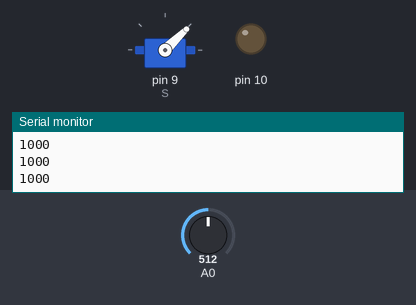
This sketch was run on a simulated Arduino Uno, built with avr-gcc and run on an emulated ATmega328P. Parts: servo, output pins drawn as LEDs (lit = HIGH), the last lines printed to the serial monitor. The test bench sets the inputs (shaded band); at power-on: A0 = 512.

Above: at 1.2 s.
1.3 s: A0 set to 716
At 2.5 s:
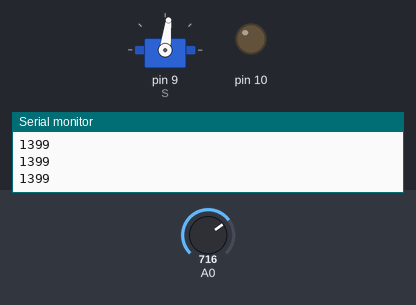
2.8 s: A0 set to 900
At 3.8 s:
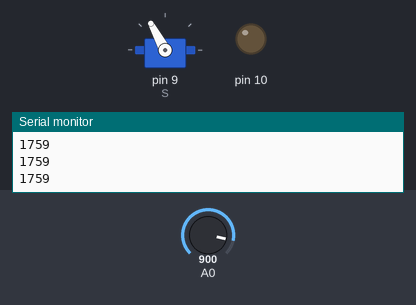
4.3 s: A0 set to 1023
At 4.8 s:
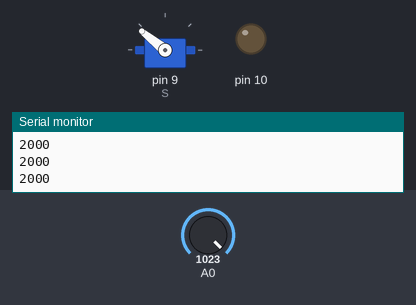
5.8 s: A0 set to 306
At 6.1 s:
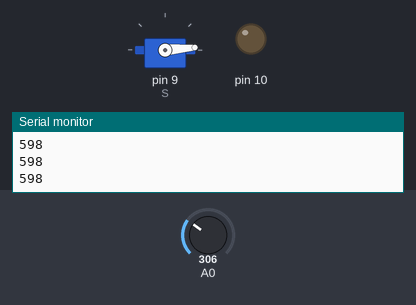
7.3 s: A0 set to 511
At 8.3 s:
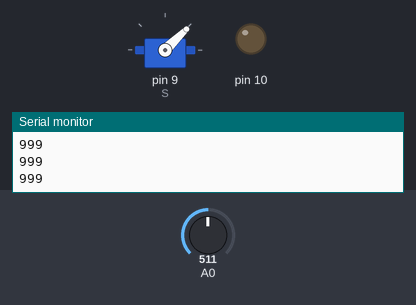
Timing chart, 0 to 9.8 s (numbered marks = the images above; inputs shaded):
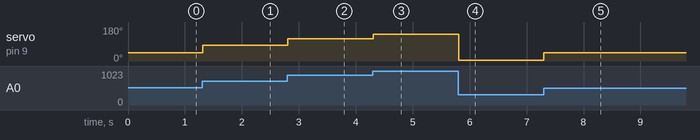

Measured:
- after the input at 1.3 s, servo on pin 9 (S): 44° → 83° at once
- after the input at 2.8 s, servo on pin 9 (S): 83° → 118° at once
- after the input at 4.3 s, servo on pin 9 (S): 118° → 141° at once
- after the input at 5.8 s, servo on pin 9 (S): 141° → 5° at once
- after the input at 7.3 s, servo on pin 9 (S): 5° → 44° at once

The sketch:

BLDCsimple.ino
```cpp
#define PPM_MAX 2000
#define PPM_MIN 1050
#include<Servo.h>


  Servo S;

void setup() {
pinMode(A0,INPUT);
pinMode(10,OUTPUT);
  S.attach(9);

Serial.begin(9600);

}

void loop() {

  int PPM=0;
  PPM=analogRead(A0);
  PPM=map(PPM,0,1023,0,2000);
  Serial.print(PPM);
  S.writeMicroseconds(PPM);
  Serial.println();


}
```
